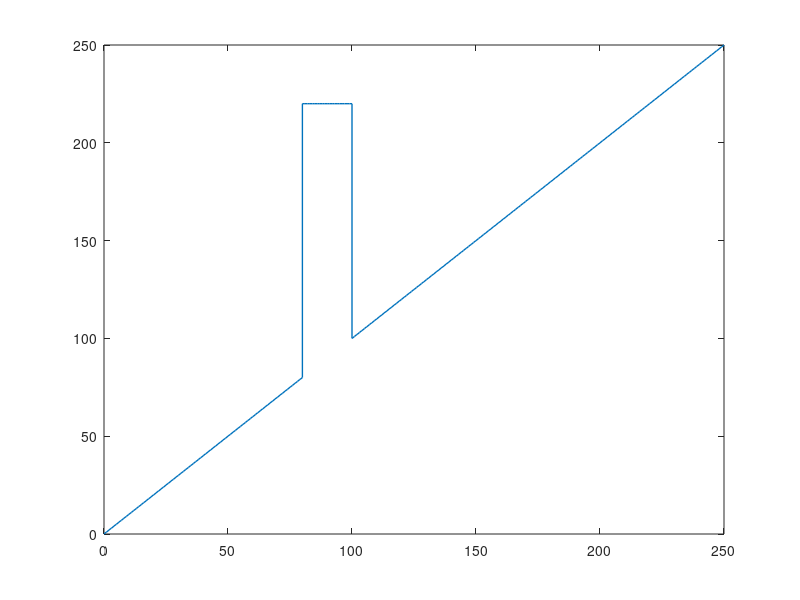

The MATLAB source for this figure:

x1 = 0:80;
y1 = 1*x1;

xa = 80:100;
ya = 220*ones(size(xa));

xb = 100:250;
yb = 1*xb;

x = [x1 xa xb];
y = [y1 ya yb];

figure(3);
plot(x,y, 'linewidth', 1);